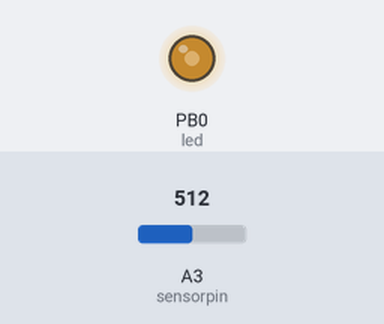
Recording of a sketch running on a simulated ATtiny85, built with avr-gcc and run on an emulated ATtiny85. Shown: output pins drawn as LEDs (lit = HIGH). The inputs (shaded band) are chosen by the test bench; at power-on: A3 (sensorpin) = 512.

Above: at 1.2 s.
1.3 s: A3 (sensorpin) set to 716
At 2.5 s:
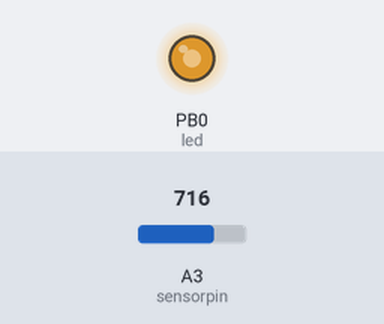
2.8 s: A3 (sensorpin) set to 900
At 3.7 s:
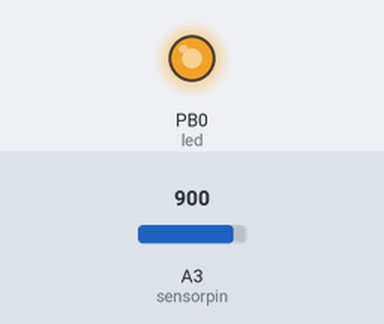
4.3 s: A3 (sensorpin) set to 122
At 4.9 s:
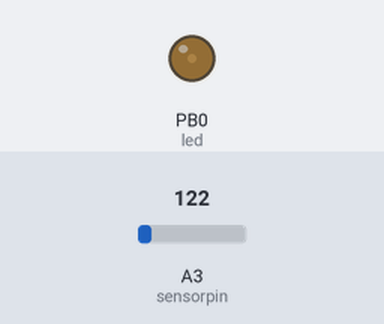
5.8 s: A3 (sensorpin) set to 0
At 7.0 s:
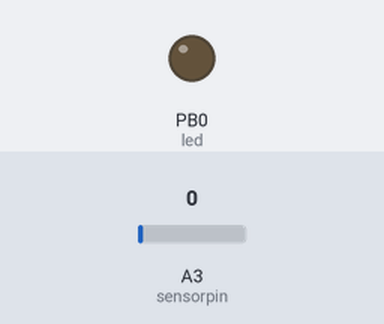
7.3 s: A3 (sensorpin) set to 511
At 8.4 s:
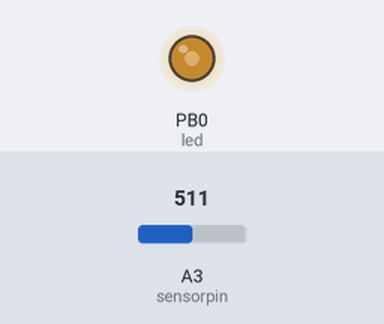
Timing chart, 0 to 9.8 s (numbered marks = the images above; inputs shaded):
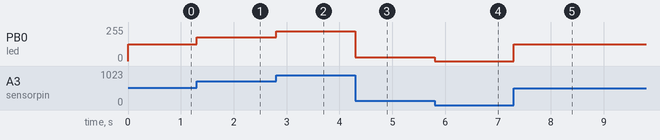

Measured:
- after the input at 1.3 s, PB0 (led): 127/255 → 178/255 at once
- after the input at 2.8 s, PB0 (led): 178/255 → 224/255 at once
- after the input at 4.3 s, PB0 (led): 224/255 → 30/255 at once
- after the input at 5.8 s, PB0 (led): 30/255 → 0/255 at once
- after the input at 7.3 s, PB0 (led): 0/255 → 127/255 at once

The sketch:

controling_the_brightness_of_led_using_attiny851.ino
```cpp
// C++ code
//Author: Saleh Sadid Mir

/*title: Controling the brightness of LED using ATtiny85*/
int pot_val=0;
int led= 0;
int sensorpin=A3;

void setup()
{
  pinMode(led, OUTPUT);
  pinMode(sensorpin, INPUT);

}

void loop()
{
  pot_val= analogRead(sensorpin);
  pot_val= map(pot_val, 0,1023,0,255);
  analogWrite (led, pot_val);
}
```
